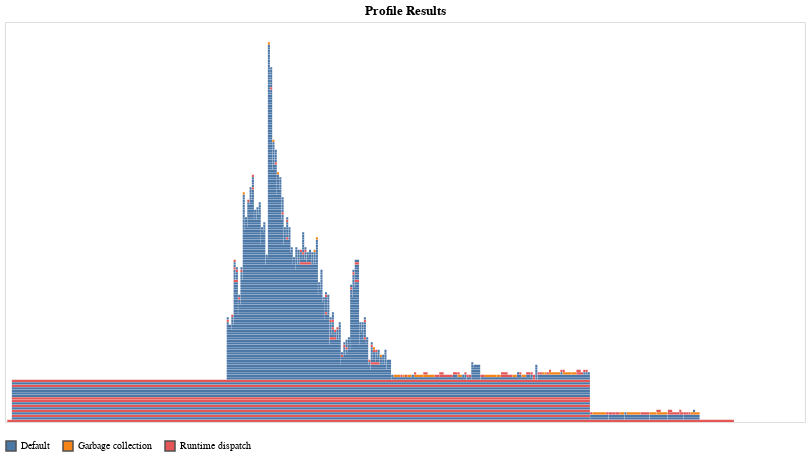

The notebook cell this image was saved under:
### Code cell
function single_timestep(ny,nx)
    W = 5e5
    H = 5e5
    gx = 0.0
    gy = 10.0
    bc = BoundaryConditions(0,0,0,0) # currently does nothing but is required argument to stokes solver.
    markx = 5
    marky = 5
    seconds_in_year = 3.15e7
    plot_interval = 1e5*seconds_in_year # plot interval in seconds
    end_time = 3e7*seconds_in_year
    dtmax = plot_interval
    grid = CartesianGrid(W,H,nx,ny)
    println("Creating Markers...")
    markers = Markers(grid,["T","rho","eta"],["material"] ; nmx=markx,nmy=marky,random=false)
    println("Initial condition...")
    @time initial_conditions!(markers)

    # define arrays for k, rho, cp, H at the basic nodes. Fill them with constant values for now.
    kThermal = 3.0 .*ones(grid.ny,grid.nx);
    Cp = 1250. .* ones(grid.ny,grid.nx);
    H = zeros(grid.ny,grid.nx);

    time = 0.0
    iout=0
    # Get density and viscosity from the markers.
    tmp = marker_to_basic_node(markers,grid,["rho","eta"]);
    rho_new = tmp[1,:,:];
    eta_s_new = tmp[2,:,:];
    
    if time > 0.0
        nanind = findall(isnan.(rho_new))
        rho_new[nanind] = rho[nanind]
        eta_s_new[nanind] = eta_s[nanind]     
    end
    
    global rho   = copy(rho_new)
    global eta_s = copy(eta_s_new) 
    
    eta_n = viscosity_to_cell_centers(grid,eta_s_new)

    # assemble and solve the stokes equations
    L,R = form_stokes(grid,eta_s_new,eta_n,rho_new,bc,gx,gy)
    solution = L\R
    vx,vy,P = unpack(solution,grid;ghost=true)
    vxc,vyc = velocity_to_centers(grid,vx,vy)
    dt = compute_timestep(grid,vxc,vyc;dtmax=dtmax)
    
    # get temperature at cell centers
    tmp = marker_to_cell_center(markers,grid,["T",])
    Tlast = tmp[1,:,:]
    Tlast = ghost_temperature(grid,Tlast);

    # assemble and solve the energy equation
    L,R = assemble_energy_equation_center(grid,rho,Cp,kThermal,H,Tlast,dt);
    Tnew = L\R;
    Tnew = reshape(Tnew,grid.ny,grid.nx);
    Tnew = ghost_temperature(grid,Tnew);
    
    dTemp = Tnew-Tlast
    dT_subgrid_node = subgrid_temperature_relaxation!(markers,grid,Tlast,Cp[1,1],kThermal[1,1],dt)
    dT_remaining = dTemp - dT_subgrid_node
    cell_center_change_to_markers!(markers,grid,dT_remaining,"T")
    
    # if time == 0.0 || time - last_plot >= plot_interval
    #     last_plot = time 
    #     name = @sprintf("output_chapter11/viz.%04d.vtr",iout)
    #     eta_s = zeros(grid.ny,grid.nx)
    #     vn = velocity_to_basic_nodes(grid,vxc,vyc)

    #     visualization(grid,rho,eta_s,vn,P,Tnew,time/seconds_in_year;filename=name)
    #     name = @sprintf("output_chapter11/markers.%04d.vtp",iout)
    #     visualization(markers,time/seconds_in_year;filename=name)
    #     iout += 1
    # end
    print(markers.nmark)
    move_markers_rk2!(markers,grid,vxc,vyc,dt)
    time += dt
end

using ProfileVega
ProfileVega.@profview single_timestep(21,21)

### Figure 1 — Vega-Lite specification as saved in the notebook (floating-point values rounded to 4 significant figures; data arrays with more than 128 entries replaced by an {"elided": "..."} marker saying what was removed)
{"data": {"values": {"elided": "749 records"}}, "encoding": {"color": {"field": "status", "legend": {"orient": "bottom", "title": null}, "type": "nominal"}, "fillOpacity": {"condition": [{"selection": "highlight", "value": 0.6}, {"selection": "select", "value": 0.5}], "value": 1}, "strokeWidth": {"condition": [{"selection": "highlight", "value": 0.5}, {"selection": "select", "value": 0.5}], "value": 0}, "tooltip": {"field": "sf", "type": "nominal"}, "x": {"axis": null, "field": "x1", "type": "quantitative"}, "x2": {"field": "x2", "type": "quantitative"}, "y": {"axis": null, "field": "level", "type": "quantitative"}, "y2": {"field": "level2", "type": "quantitative"}}, "height": 400, "mark": {"stroke": "#505050", "type": "rect"}, "selection": {"grid": {"bind": "scales", "type": "interval"}, "highlight": {"empty": "none", "on": "mouseover", "type": "single"}, "select": {"empty": "none", "type": "multi"}}, "title": "Profile Results", "transform": [{"as": "level2", "calculate": "datum.level+0.9"}], "width": 800}
